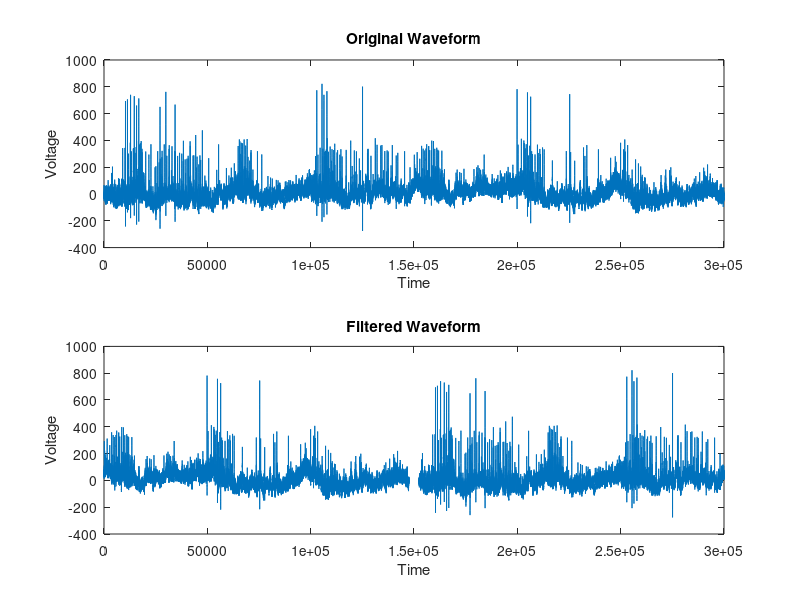

MATLAB code to generate this figure:
load ps5_data.mat

x = RealWaveform;
f_0 = 30000; % sampling rate of waveform (Hz)
f_stop = 250; % stop frequency (Hz)
f_Nyquist = f_0/2; % the Nyquist limit
n = length(x);
f_all = linspace(-f_Nyquist,f_Nyquist,n);
desired_response = ones(n,1);
desired_response(abs(f_all)<=f_stop) = 0;
x_filtered = real(fftshift(ifft(fft(x.*fftshift(desired_response)))));

title('Question 1');
subplot(2,1,1)
plot(x);
xlabel('Time');
ylabel('Voltage');
title('Original Waveform');

subplot(2,1,2)
plot(x_filtered);
xlabel('Time');
ylabel('Voltage');
title('Filtered Waveform');
sound(x_filtered*.97/max(abs(x_filtered)),f_0);